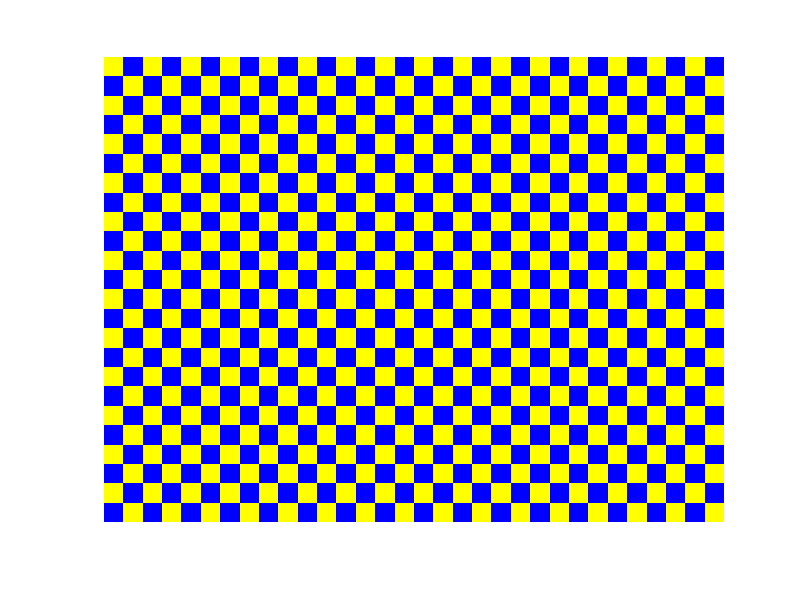

The MATLAB script that drew this image:

n = 50; %n pixels
p = 12;%p rows 
q = 16;%q columns 

red = [255 0 0];
green = [0 255 0];
blue  = [0 0 255];
yellow =  [255 255 0];


I = checkerboard(n,p,q)<0.5;
imshow(I);

imwrite(imcomplement(I),'checker_bw_.png')

I2 = zeros(2*n*p, 2*n*q,3);

n_row = 1200;
n_col = 1600;

for i = 1:n_row
    for j = 1:n_col

        if I(i,j) == 0
            I2(i,j,:) = red;
        else
            I2(i,j,:) = green;
        end
    end
end

   
imshow(I2)
imwrite(I2,'checker_rg_.png');

I3 = zeros(2*n*p, 2*n*q,3);


for i = 1:n_row
    for j = 1:n_col

        if I(i,j) == 0
            I3(i,j,:) = blue;
        else
            I3(i,j,:) = yellow;
        end
    end
end

imshow(I3)
imwrite(I3,'checker_by_.png');


